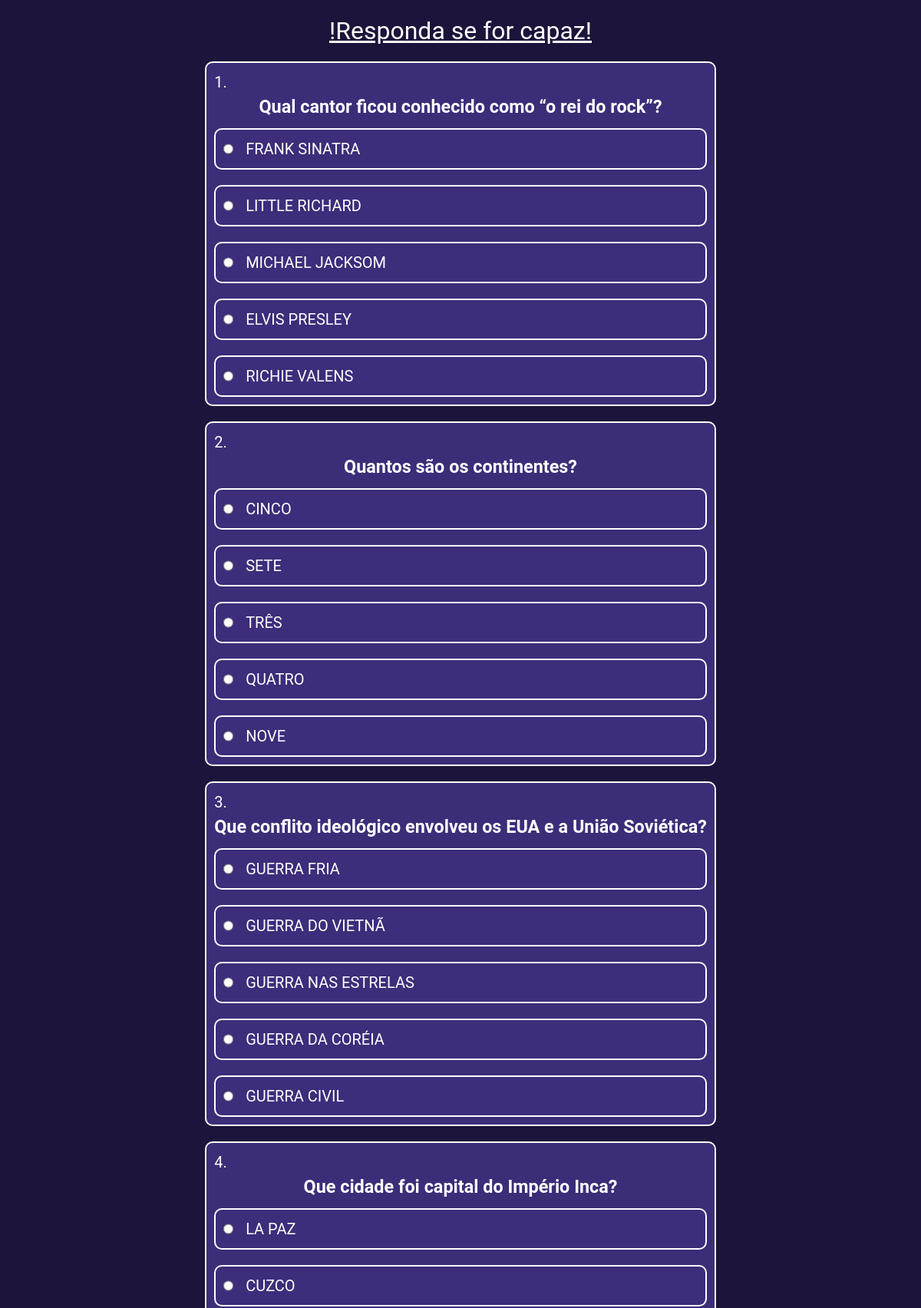
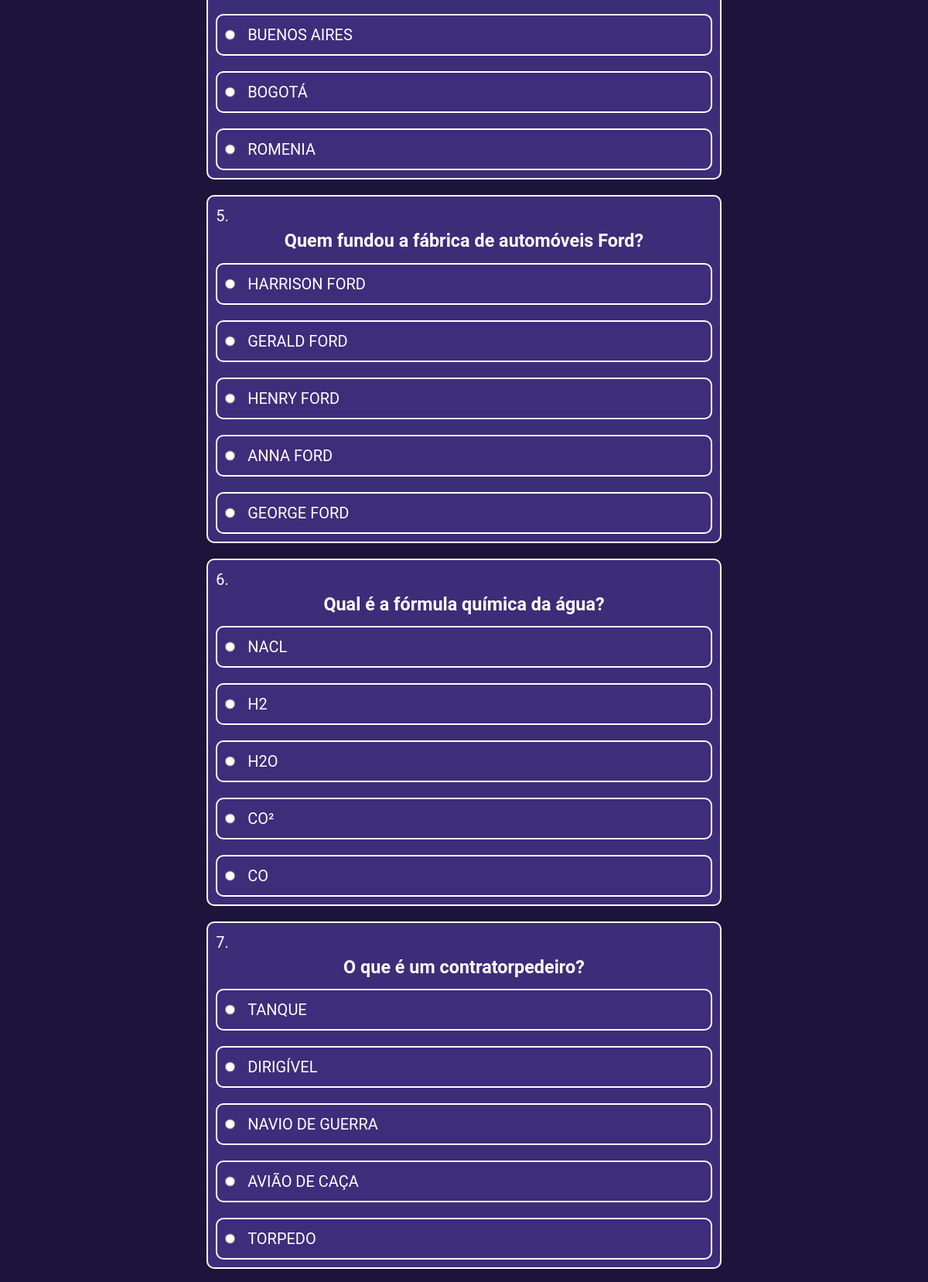
The page /questionario.php (upper part) on the database its author committed (2 pictures, top to bottom).
### tables this page shows
CREATE TABLE `perguntas` (
  `id` int(11) NOT NULL,
  `pergunta` text NOT NULL
);

CREATE TABLE `alternativas` (
  `id` int(11) NOT NULL,
  `correta` tinyint(4) NOT NULL,
  `alternativa` text NOT NULL,
  `pergunta_id` int(11) NOT NULL
);

### repository/PerguntaRepository.php (called while the page is built, shortened)
<?php
class PerguntaRepository
{
    private $conexao;
    public function __construct($conexao)
    {
        $this->conexao = $conexao;
    }
    public function listaPerguntasAleatorias()
    {
        $query = "select id, pergunta from perguntas order by rand() limit 10";
        $perguntas = mysqli_query($this->conexao, $query);
        $rows = [];
        while ($row = $perguntas->fetch_row()) {
            $rows[] = (object) [
                'id' => $row['0'],
                'pergunta' => $row['1'],
            ];
        }
        return $rows;
    }
}

### repository/AlternativaRepository.php (called while the page is built, shortened)
<?php
class AlternativaRepository
{
    private $conexao;
    public function __construct($conexao)
    {
        $this->conexao = $conexao;
    }
    public function buscaAlternativasDePergunta($pergunta_id)
    {
        $query = "select id, alternativa, correta from alternativas where pergunta_id = " . $pergunta_id;
        $resultadoAlternativas = mysqli_query($this->conexao, $query);
        $rows = [];
        while ($row = $resultadoAlternativas->fetch_row()) {
            $rows[] = (object) [
                'id' => $row['0'],
                'texto' => $row['1'],
                'correta' => $row['2'],
            ];
        }
        return $rows;
    }
}

### questionario.php (the view, shortened to what this page needs)
<!DOCTYPE html>
<html lang="pt-br">
<head>
    <link rel="stylesheet" href="./css/questionario.css">
</head>
<body>
    <?php include "./header.php"; ?>
    <?php include "./repository/conexao.php"; ?>
    <?php include "./repository/perguntaRepository.php"; ?>
    <?php include "./repository/AlternativaRepository.php"; ?>
    <?php
    $perguntaRepository = new PerguntaRepository($conexao);
    $alternativaRepository = new AlternativaRepository($conexao);
    $perguntas = $perguntaRepository->listaPerguntasAleatorias();
    foreach ($perguntas as $pergunta) {
        $alternativas = $alternativaRepository->buscaAlternativasDePergunta($pergunta->id);
        $pergunta->alternativas = $alternativas;
    }
    ?>
    <form action="questionario.php" method="post">
        <ul>
            <?php
            $resposta = 0;
            foreach ($perguntas as $pergunta) {
                echo '<li class="pergunta">';
                echo "<h3 class='titulo'>";
                echo $pergunta->pergunta;
                echo "</h3>";
                if ($resposta == 0) {
                    echo '<ol class="alternativas">';
                } else {
                    echo '<ol class="alternativas respondido" >';
                }
                foreach ($pergunta->alternativas as $alternativa) {
                    $classe = "alternativa";
                    echo '<li class="' . $classe . '">';
                    $input = '<input type="radio" id="' . $alternativa->id . '" name="pergunta-' . $pergunta->id . '" value="' . $alternativa->id . '"';
                    echo $input . '/>';
                    echo '<label for="' . $alternativa->id . '">';
                    echo $alternativa->texto;
                    echo '</label>';
                    echo '</li>';
                }
                echo '</ol>';
                echo "</li>";
            }
            ?>
        </ul>
    </form>
</body>
</html>

### css/questionario.css (style rules this page uses)
* { box-sizing: border-box; margin: 0; padding: 0; }
body { background-color: rgba(21, 13, 52, 0.97); color: #fff; font-family: 'Roboto', sans-serif; font-size: 20px; line-height: 1.5; display: flex; flex-direction: column; align-items: center; justify-content: center; }
form { display: flex; flex-direction: column; gap: 10px; }
li { list-style-position: inside; }
h3 { text-align: center; margin-bottom: 10px; }
ul >li { list-style-type: decimal; }
ul, ol { gap: 20px; display: flex; flex-direction: column; }
ol li { list-style-type: upper-alpha; cursor: pointer; display: flex; transition: all 0.3s ease; gap: 16px; }
ol li label { flex: 1; cursor: pointer; }
li { border: 2px; border-style: solid; border-color: #fff; border-radius: 10px; padding: 10px; background-color: rgba(61, 46, 123, 0.97); }

### rows shown on the page
perguntas: pergunta "Qual cantor ficou conhecido como “o rei do rock”?"
alternativas: alternativa "FRANK SINATRA"
alternativas: alternativa "LITTLE RICHARD"
alternativas: alternativa "MICHAEL JACKSOM"
alternativas: alternativa "ELVIS PRESLEY"
alternativas: alternativa "RICHIE VALENS"
perguntas: pergunta "Quantos são os continentes?"
alternativas: alternativa "CINCO"
alternativas: alternativa "SETE"
alternativas: alternativa "TRÊS"
alternativas: alternativa "QUATRO"
alternativas: alternativa "NOVE"
perguntas: pergunta "Que conflito ideológico envolveu os EUA e a União Soviética?"
alternativas: alternativa "GUERRA FRIA"
alternativas: alternativa "GUERRA DO VIETNÃ"
alternativas: alternativa "GUERRA NAS ESTRELAS"
alternativas: alternativa "GUERRA DA CORÉIA"
alternativas: alternativa "GUERRA CIVIL"
perguntas: pergunta "Que cidade foi capital do Império Inca?"
alternativas: alternativa "LA PAZ"
alternativas: alternativa "CUZCO"
alternativas: alternativa "BUENOS AIRES"
alternativas: alternativa "BOGOTÁ"
alternativas: alternativa "ROMENIA"
perguntas: pergunta "Quem fundou a fábrica de automóveis Ford?"
alternativas: alternativa "HARRISON FORD"
alternativas: alternativa "GERALD FORD"
alternativas: alternativa "HENRY FORD"
alternativas: alternativa "ANNA FORD"
alternativas: alternativa "GEORGE FORD"
perguntas: pergunta "Qual é a fórmula química da água?"
alternativas: alternativa "NACL"
alternativas: alternativa "H2"
alternativas: alternativa "H2O"
alternativas: alternativa "CO²"
alternativas: alternativa "CO"
perguntas: pergunta "O que é um contratorpedeiro?"
alternativas: alternativa "TANQUE"
alternativas: alternativa "DIRIGÍVEL"
alternativas: alternativa "NAVIO DE GUERRA"
alternativas: alternativa "AVIÃO DE CAÇA"
alternativas: alternativa "TORPEDO"
